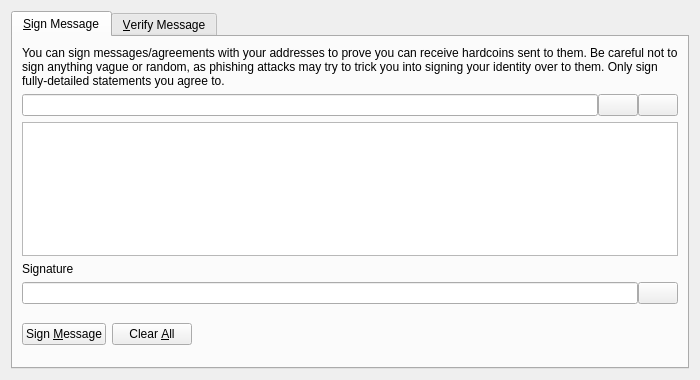
<?xml version="1.0" encoding="UTF-8"?>
<ui version="4.0">
 <class>SignVerifyMessageDialog</class>
 <widget class="QDialog" name="SignVerifyMessageDialog">
  <property name="geometry">
   <rect>
    <x>0</x>
    <y>0</y>
    <width>700</width>
    <height>380</height>
   </rect>
  </property>
  <property name="windowTitle">
   <string>Signatures - Sign / Verify a Message</string>
  </property>
  <property name="modal">
   <bool>true</bool>
  </property>
  <layout class="QVBoxLayout" name="verticalLayout">
   <item>
    <widget class="QTabWidget" name="tabWidget">
     <property name="currentIndex">
      <number>0</number>
     </property>
     <widget class="QWidget" name="tabSignMessage">
      <attribute name="title">
       <string>&amp;Sign Message</string>
      </attribute>
      <layout class="QVBoxLayout" name="verticalLayout_SM">
       <item>
        <widget class="QLabel" name="infoLabel_SM">
         <property name="text">
          <string>You can sign messages/agreements with your addresses to prove you can receive hardcoins sent to them. Be careful not to sign anything vague or random, as phishing attacks may try to trick you into signing your identity over to them. Only sign fully-detailed statements you agree to.</string>
         </property>
         <property name="textFormat">
          <enum>Qt::PlainText</enum>
         </property>
         <property name="wordWrap">
          <bool>true</bool>
         </property>
        </widget>
       </item>
       <item>
        <layout class="QHBoxLayout" name="horizontalLayout_1_SM">
         <property name="spacing">
          <number>0</number>
         </property>
         <item>
          <widget class="QValidatedLineEdit" name="addressIn_SM">
           <property name="toolTip">
            <string>The Hardcoin address to sign the message with</string>
           </property>
          </widget>
         </item>
         <item>
          <widget class="QPushButton" name="addressBookButton_SM">
           <property name="toolTip">
            <string>Choose previously used address</string>
           </property>
           <property name="text">
            <string/>
           </property>
           <property name="icon">
            <iconset resource="../bitcoin.qrc">
             <normaloff>:/icons/address-book</normaloff>:/icons/address-book</iconset>
           </property>
           <property name="shortcut">
            <string>Alt+A</string>
           </property>
           <property name="autoDefault">
            <bool>false</bool>
           </property>
          </widget>
         </item>
         <item>
          <widget class="QPushButton" name="pasteButton_SM">
           <property name="toolTip">
            <string>Paste address from clipboard</string>
           </property>
           <property name="text">
            <string/>
           </property>
           <property name="icon">
            <iconset resource="../bitcoin.qrc">
             <normaloff>:/icons/editpaste</normaloff>:/icons/editpaste</iconset>
           </property>
           <property name="shortcut">
            <string>Alt+P</string>
           </property>
           <property name="autoDefault">
            <bool>false</bool>
           </property>
          </widget>
         </item>
        </layout>
       </item>
       <item>
        <widget class="QPlainTextEdit" name="messageIn_SM">
         <property name="toolTip">
          <string>Enter the message you want to sign here</string>
         </property>
        </widget>
       </item>
       <item>
        <widget class="QLabel" name="signatureLabel_SM">
         <property name="text">
          <string>Signature</string>
         </property>
         <property name="textFormat">
          <enum>Qt::PlainText</enum>
         </property>
        </widget>
       </item>
       <item>
        <layout class="QHBoxLayout" name="horizontalLayout_2_SM">
         <property name="spacing">
          <number>0</number>
         </property>
         <item>
          <widget class="QLineEdit" name="signatureOut_SM">
           <property name="font">
            <font>
             <italic>true</italic>
            </font>
           </property>
           <property name="readOnly">
            <bool>true</bool>
           </property>
          </widget>
         </item>
         <item>
          <widget class="QPushButton" name="copySignatureButton_SM">
           <property name="toolTip">
            <string>Copy the current signature to the system clipboard</string>
           </property>
           <property name="text">
            <string/>
           </property>
           <property name="icon">
            <iconset resource="../bitcoin.qrc">
             <normaloff>:/icons/editcopy</normaloff>:/icons/editcopy</iconset>
           </property>
           <property name="autoDefault">
            <bool>false</bool>
           </property>
          </widget>
         </item>
        </layout>
       </item>
       <item>
        <layout class="QHBoxLayout" name="horizontalLayout_3_SM">
         <item>
          <widget class="QPushButton" name="signMessageButton_SM">
           <property name="toolTip">
            <string>Sign the message to prove you own this Hardcoin address</string>
           </property>
           <property name="text">
            <string>Sign &amp;Message</string>
           </property>
           <property name="icon">
            <iconset resource="../bitcoin.qrc">
             <normaloff>:/icons/edit</normaloff>:/icons/edit</iconset>
           </property>
           <property name="autoDefault">
            <bool>false</bool>
           </property>
          </widget>
         </item>
         <item>
          <widget class="QPushButton" name="clearButton_SM">
           <property name="toolTip">
            <string>Reset all sign message fields</string>
           </property>
           <property name="text">
            <string>Clear &amp;All</string>
           </property>
           <property name="icon">
            <iconset resource="../bitcoin.qrc">
             <normaloff>:/icons/remove</normaloff>:/icons/remove</iconset>
           </property>
           <property name="autoDefault">
            <bool>false</bool>
           </property>
          </widget>
         </item>
         <item>
          <spacer name="horizontalSpacer_1_SM">
           <property name="orientation">
            <enum>Qt::Horizontal</enum>
           </property>
           <property name="sizeHint" stdset="0">
            <size>
             <width>40</width>
             <height>48</height>
            </size>
           </property>
          </spacer>
         </item>
         <item>
          <widget class="QLabel" name="statusLabel_SM">
           <property name="font">
            <font>
             <weight>75</weight>
             <bold>true</bold>
            </font>
           </property>
           <property name="text">
            <string/>
           </property>
           <property name="wordWrap">
            <bool>true</bool>
           </property>
          </widget>
         </item>
         <item>
          <spacer name="horizontalSpacer_2_SM">
           <property name="orientation">
            <enum>Qt::Horizontal</enum>
           </property>
           <property name="sizeHint" stdset="0">
            <size>
             <width>40</width>
             <height>48</height>
            </size>
           </property>
          </spacer>
         </item>
        </layout>
       </item>
      </layout>
     </widget>
     <widget class="QWidget" name="tabVerifyMessage">
      <attribute name="title">
       <string>&amp;Verify Message</string>
      </attribute>
      <layout class="QVBoxLayout" name="verticalLayout_VM">
       <item>
        <widget class="QLabel" name="infoLabel_VM">
         <property name="text">
          <string>Enter the receiver's address, message (ensure you copy line breaks, spaces, tabs, etc. exactly) and signature below to verify the message. Be careful not to read more into the signature than what is in the signed message itself, to avoid being tricked by a man-in-the-middle attack. Note that this only proves the signing party receives with the address, it cannot prove sendership of any transaction!</string>
         </property>
         <property name="textFormat">
          <enum>Qt::PlainText</enum>
         </property>
         <property name="alignment">
          <set>Qt::AlignLeading|Qt::AlignLeft|Qt::AlignTop</set>
         </property>
         <property name="wordWrap">
          <bool>true</bool>
         </property>
        </widget>
       </item>
       <item>
        <layout class="QHBoxLayout" name="horizontalLayout_1_VM">
         <property name="spacing">
          <number>0</number>
         </property>
         <item>
          <widget class="QValidatedLineEdit" name="addressIn_VM">
           <property name="toolTip">
            <string>The Hardcoin address the message was signed with</string>
           </property>
          </widget>
         </item>
         <item>
          <widget class="QPushButton" name="addressBookButton_VM">
           <property name="toolTip">
            <string>Choose previously used address</string>
           </property>
           <property name="text">
            <string/>
           </property>
           <property name="icon">
            <iconset resource="../bitcoin.qrc">
             <normaloff>:/icons/address-book</normaloff>:/icons/address-book</iconset>
           </property>
           <property name="shortcut">
            <string>Alt+A</string>
           </property>
           <property name="autoDefault">
            <bool>false</bool>
           </property>
          </widget>
         </item>
        </layout>
       </item>
       <item>
        <widget class="QPlainTextEdit" name="messageIn_VM"/>
       </item>
       <item>
        <widget class="QValidatedLineEdit" name="signatureIn_VM"/>
       </item>
       <item>
        <layout class="QHBoxLayout" name="horizontalLayout_2_VM">
         <item>
          <widget class="QPushButton" name="verifyMessageButton_VM">
           <property name="toolTip">
            <string>Verify the message to ensure it was signed with the specified Hardcoin address</string>
           </property>
           <property name="text">
            <string>Verify &amp;Message</string>
           </property>
           <property name="icon">
            <iconset resource="../bitcoin.qrc">
             <normaloff>:/icons/transaction_0</normaloff>:/icons/transaction_0</iconset>
           </property>
           <property name="autoDefault">
            <bool>false</bool>
           </property>
          </widget>
         </item>
         <item>
          <widget class="QPushButton" name="clearButton_VM">
           <property name="toolTip">
            <string>Reset all verify message fields</string>
           </property>
           <property name="text">
            <string>Clear &amp;All</string>
           </property>
           <property name="icon">
            <iconset resource="../bitcoin.qrc">
             <normaloff>:/icons/remove</normaloff>:/icons/remove</iconset>
           </property>
           <property name="autoDefault">
            <bool>false</bool>
           </property>
          </widget>
         </item>
         <item>
          <spacer name="horizontalSpacer_1_VM">
           <property name="orientation">
            <enum>Qt::Horizontal</enum>
           </property>
           <property name="sizeHint" stdset="0">
            <size>
             <width>40</width>
             <height>48</height>
            </size>
           </property>
          </spacer>
         </item>
         <item>
          <widget class="QLabel" name="statusLabel_VM">
           <property name="font">
            <font>
             <weight>75</weight>
             <bold>true</bold>
            </font>
           </property>
           <property name="text">
            <string/>
           </property>
           <property name="wordWrap">
            <bool>true</bool>
           </property>
          </widget>
         </item>
         <item>
          <spacer name="horizontalSpacer_2_VM">
           <property name="orientation">
            <enum>Qt::Horizontal</enum>
           </property>
           <property name="sizeHint" stdset="0">
            <size>
             <width>40</width>
             <height>48</height>
            </size>
           </property>
          </spacer>
         </item>
        </layout>
       </item>
      </layout>
     </widget>
    </widget>
   </item>
  </layout>
 </widget>
 <customwidgets>
  <customwidget>
   <class>QValidatedLineEdit</class>
   <extends>QLineEdit</extends>
   <header>qt/qvalidatedlineedit.h</header>
  </customwidget>
 </customwidgets>
 <resources>
  <include location="../bitcoin.qrc"/>
 </resources>
 <connections/>
</ui>
